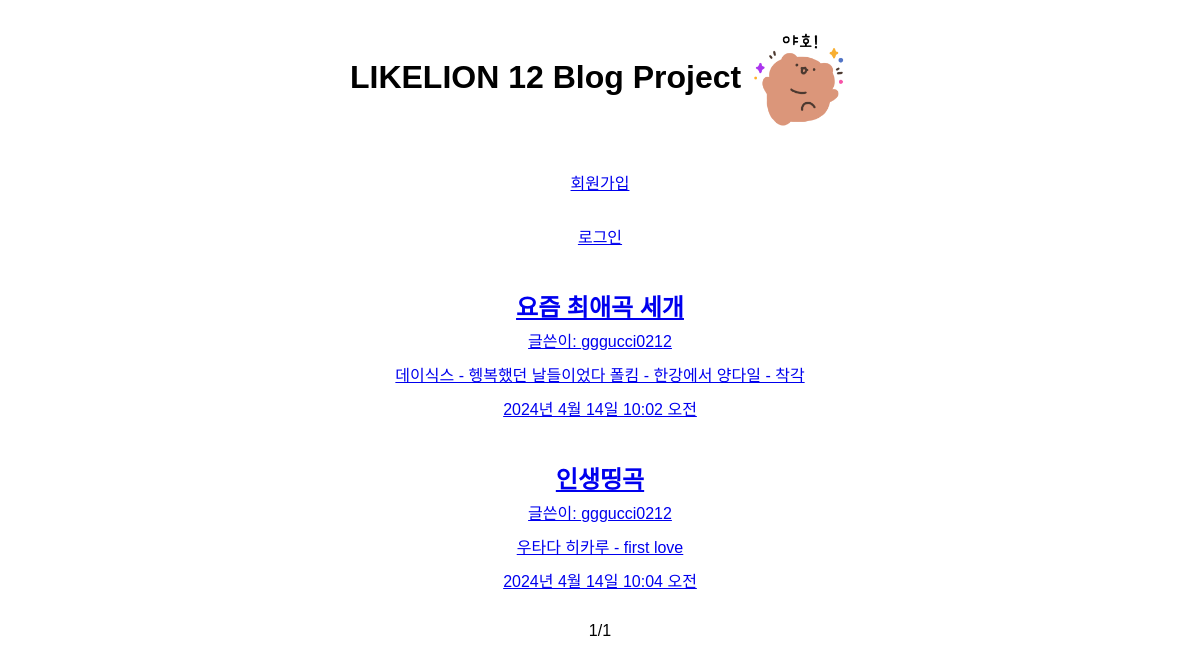
The page / on the database its author committed.
### blog/models.py (models this page shows, shortened)
class Blog(models.Model):
    title = models.CharField(max_length=100)
    created_at = models.DateTimeField(auto_now_add=True)
    content = models.TextField()
    image = models.ImageField(upload_to='blog/', null=True)
    author = models.ForeignKey(User, on_delete=models.CASCADE, null=True, related_name='blogs')
    tag = models.ManyToManyField(to='Tag', blank=True)
    class Meta:
        db_table = 'blog'
    def summary(self):
        return self.content[:100]

### blog/views.py (the view)
# urls.py: path('', views.home, name='home'), # 127.0.0.1:8000
def home(request):
    blogs = Blog.objects.all()
    paginator = Paginator(blogs, 3)
    page_number = request.GET.get('page')
    page_obj = paginator.get_page(page_number)
    return render(request,'home.html',{'page_obj':page_obj})

### blog/templates/home.html (shortened to what this page needs)
{% extends "base.html" %} {% load static %}  {% block extrahead %}
<link rel="stylesheet" href="{% static 'blog/css/style.css' %}" />
{% endblock extrahead %} {% block content %}
<h1>
  LIKELION 12 Blog Project
  <img src="{% static 'blog/img/emoticon.png' %}" alt="이모티콘" />
</h1>
<div>
  {% if user.is_authenticated %}
  <a href="users/logout">로그아웃</a>
  <h1>환영합니다! {{user.username}} 님</h1>
  <a class="new-post__button" href="{% url 'new' %}">새 글 작성하기</a>
  {% else %}
  <a href="users/signup">회원가입</a>
  <a href="users/login">로그인</a>
  {% endif %}
</div>
<div>
  {% for blog in page_obj %}
  <a href="{%url 'detail' blog.id %}">
    <h2>{{blog.title}}</h2>
    <p>글쓴이: {{blog.author}}</p>
    <p>{{blog.summary}}</p>
    <p>{{blog.created_at}}</p>
  </a>
  {% endfor %}
</div>
<span>
  <p>{{page_obj.number}}</p>
  <p>/</p>
  <p>{{page_obj.paginator.num_pages}}</p>
</span>
{% endblock content %}

### blog/templates/base.html (shortened to what this page needs)
<!DOCTYPE html>
<html lang="en">
  <head>
    {% block extrahead %} {% endblock extrahead %}
  </head>
  <body>
    {% block content %} {% endblock content %}
  </body>
</html>

### blog/static/blog/css/style.css (style rules this page uses)
body { font-family: Arial, sans-serif; text-align: center; }
h1 { font-size: 2em; margin: 30px 0 20px; }
div { margin-top: 40px; display: flex; flex-direction: column; gap: 30px; }
h2 { font-size: 1.5em; margin: 0 0 5px; font-weight: bold; }
p { margin: 0 0 10px; }
img { display: inline-block; vertical-align: middle; width: 100px; }
span { display: flex; align-items: center; justify-content: center; margin: 20px auto 0; width: 50rem; }

### rows shown on the page
Blog: title "요즘 최애곡 세개", author "gggucci0212", summary "데이식스 - 헹복했던 날들이었다 폴킴 - 한강에서 양다일 - 착각", created_at "2024년 4월 14일 10:02 오전"
Blog: title "인생띵곡", author "gggucci0212", summary "우타다 히카루 - first love", created_at "2024년 4월 14일 10:04 오전"

### other values the page prints
{{ page_obj.number }} "1"
{{ page_obj.paginator.num_pages }} "1"
